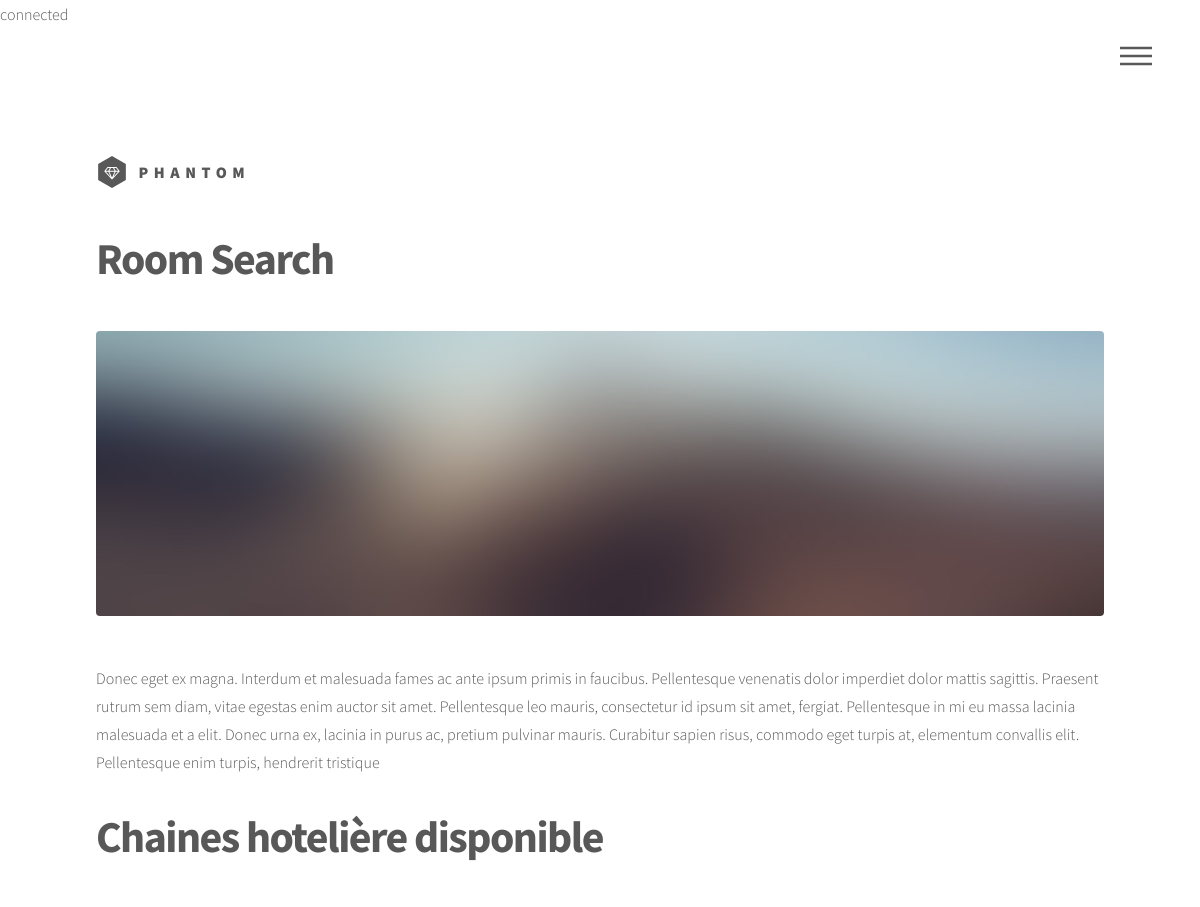
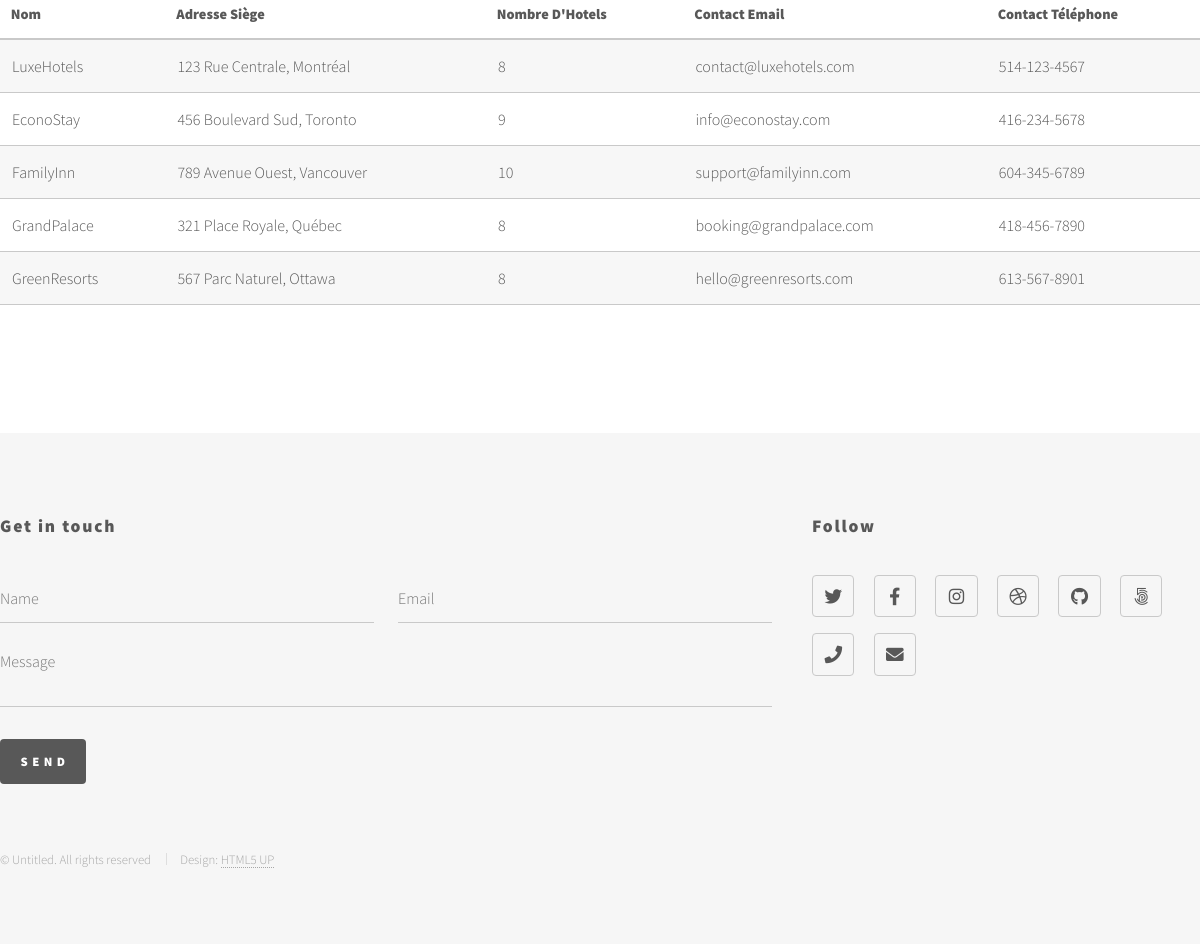
/see-rooms.php, run on the app's committed database (2 pictures, top to bottom).
### tables this page shows
CREATE TABLE ChaineHoteliere (
    chain_id INT AUTO_INCREMENT PRIMARY KEY,
    nom VARCHAR(100) NOT NULL,
    adresse_siege VARCHAR(255) NOT NULL,
    nb_hotels INT NOT NULL CHECK (nb_hotels >= 0),
    email_contact VARCHAR(100) NOT NULL UNIQUE,
    telephone_contact VARCHAR(20) NOT NULL UNIQUE
);

### see-rooms.php (the view, shortened to what this page needs)
<?php
$conn = mysqli_connect("localhost", "root", "", "gestionhoteliere");
?>
<head>
	<link rel="stylesheet" href="assets/css/main.css" />
	<link rel="stylesheet" href="https://cdn.datatables.net/2.2.2/css/dataTables.dataTables.css" />
</head>
<body class="is-preload">
	<div id="wrapper">
		<header id="header">
			<div class="inner">
				<a href="index.html" class="logo">
					<span class="symbol"><img src="images/logo.svg" alt="" /></span><span class="title">Phantom</span>
				</a>
				<nav>
					<ul>
						<li><a href="#menu">Menu</a></li>
					</ul>
				</nav>
			</div>
		</header>
		<div id="main">
			<div class="inner">
				<h1>Room Search</h1>
				<span class="image main"><img src="images/pic13.jpg" alt="" /></span>
				<p>Donec eget ex magna. Interdum et malesuada fames ac ante ipsum primis in faucibus. Pellentesque venenatis dolor imperdiet dolor mattis sagittis. Praesent rutrum sem diam, vitae egestas enim auctor sit amet. Pellentesque leo mauris, consectetur id ipsum sit amet, fergiat. Pellentesque in mi eu massa lacinia malesuada et a elit. Donec urna ex, lacinia in purus ac, pretium pulvinar mauris. Curabitur sapien risus, commodo eget turpis at, elementum convallis elit. Pellentesque enim turpis, hendrerit tristique</p>
				<h1>Chaines hotelière disponible </h1>
			</div>
			<div style="max-width: 1200px; margin: 0 auto;">
			<table id="myTable" class="display" stye="width: 100%;" >
				<thead>
					<tr>
						<th>Nom</th>
						<th>Adresse Siège</th>
						<th>Nombre D'Hotels</th>
						<th>Contact Email</th>
						<th>Contact Téléphone</th>
					</tr>
				</thead>
				<tbody>
					<?php
					$sql = "SELECT nom, adresse_siege, nb_hotels, email_contact, telephone_contact FROM chainehoteliere";
					$result = $conn->query($sql);
					if ($result->num_rows > 0) {
						while ($row = $result->fetch_assoc()) {
							echo "<tr>
                                <td>" . $row["nom"] . "</td>
                                <td>" . $row["adresse_siege"] . "</td>
                                <td>" . $row["nb_hotels"] . "</td>
                                <td>" . $row["email_contact"] . "</td>
                                <td>" . $row["telephone_contact"] . "</td>
                            </tr>";
						}
					} else {
						echo "<tr><td colspan='6'>No Hotel Chain available</td></tr>";
					}
					?>
				</tbody>
			</table>
		</div>
		</div>
	</div>
</body>
<footer id="footer">
	<div class="inner">
		<section>
			<h2>Get in touch</h2>
			<form method="post" action="#">
				<div class="fields">
					<div class="field half">
						<input type="text" name="name" id="name" placeholder="Name" />
					</div>
					<div class="field half">
						<input type="email" name="email" id="email" placeholder="Email" />
					</div>
					<div class="field">
						<textarea name="message" id="message" placeholder="Message"></textarea>
					</div>
				</div>
				<ul class="actions">
					<li><input type="submit" value="Send" class="primary" /></li>
				</ul>
			</form>
		</section>
		<section>
			<h2>Follow</h2>
			<ul class="icons">
				<li><a href="#" class="icon brands style2 fa-twitter"><span class="label">Twitter</span></a></li>
				<li><a href="#" class="icon brands style2 fa-facebook-f"><span class="label">Facebook</span></a></li>
				<li><a href="#" class="icon brands style2 fa-instagram"><span class="label">Instagram</span></a></li>
				<li><a href="#" class="icon brands style2 fa-dribbble"><span class="label">Dribbble</span></a></li>
				<li><a href="#" class="icon brands style2 fa-github"><span class="label">GitHub</span></a></li>
				<li><a href="#" class="icon brands style2 fa-500px"><span class="label">500px</span></a></li>
				<li><a href="#" class="icon solid style2 fa-phone"><span class="label">Phone</span></a></li>
				<li><a href="#" class="icon solid style2 fa-envelope"><span class="label">Email</span></a></li>
			</ul>
		</section>
		<ul class="copyright">
			<li>&copy; Untitled. All rights reserved</li>
			<li>Design: <a href="http://html5up.net">HTML5 UP</a></li>
		</ul>
	</div>
</footer>
</body>
</html>

### data on the page
chainehoteliere: nom "LuxeHotels", adresse_siege "123 Rue Centrale, Montréal", nb_hotels "8", email_contact "contact@luxehotels.com", telephone_contact "514-123-4567"
chainehoteliere: nom "EconoStay", adresse_siege "456 Boulevard Sud, Toronto", nb_hotels "9", email_contact "info@econostay.com", telephone_contact "416-234-5678"
chainehoteliere: nom "FamilyInn", adresse_siege "789 Avenue Ouest, Vancouver", nb_hotels "10", email_contact "support@familyinn.com", telephone_contact "604-345-6789"
chainehoteliere: nom "GrandPalace", adresse_siege "321 Place Royale, Québec", nb_hotels "8", email_contact "booking@grandpalace.com", telephone_contact "418-456-7890"
chainehoteliere: nom "GreenResorts", adresse_siege "567 Parc Naturel, Ottawa", nb_hotels "8", email_contact "hello@greenresorts.com", telephone_contact "613-567-8901"
